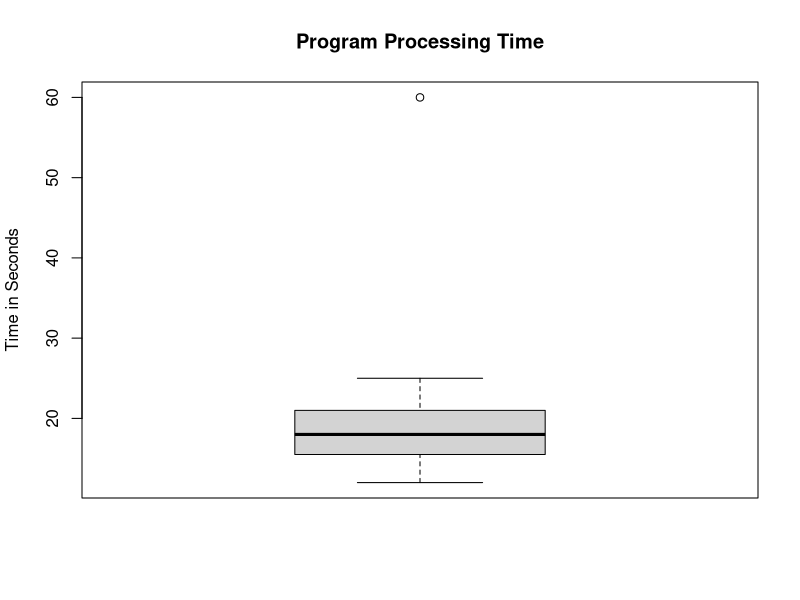

Here is the R script that generated this plot: (Note: this script raises an error after producing the figure.)
processing_time <- c(12, 14, 15, 16, 17, 18, 19, 20, 22, 25, 60)
summary(processing_time)
quantile(processing_time)
boxplot(
  processing_time,
  main = "Program Processing Time",
  ylab = "Time in Seconds"
)
Q1 <- quantile(processing_time, 0.25)
Q3 <- quantile(processing_time, 0.75)
iqr_value <- IQR(processing_time)
lower_limit <- Q1 - 1.5 * iqr_value
upper_limit <- Q3 + 1.5 * iqr_value
lower_limit
upper_limit
processing_time[
  processing_time < lower_limit |
    processing_time > upper_limit
]
skewness(processing_time)
kurtosis(processing_time)
mean(processing_time)
median(processing_time)
